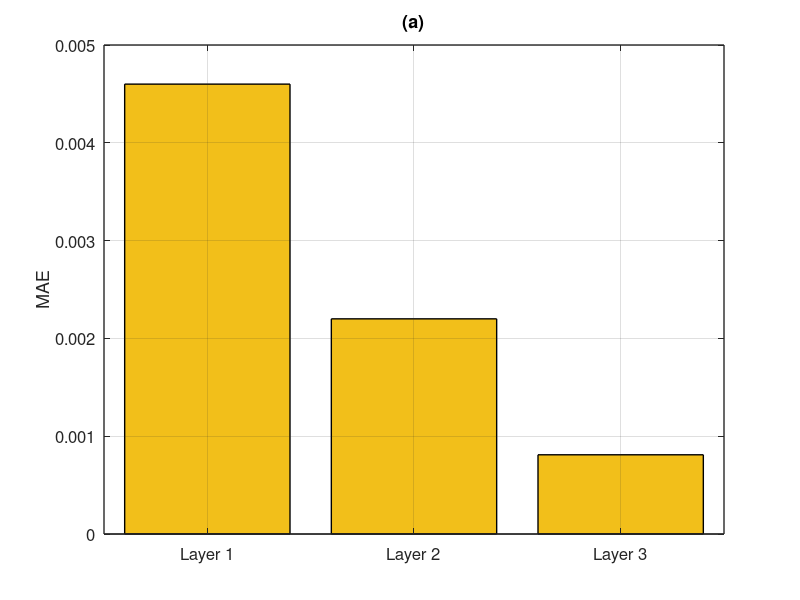
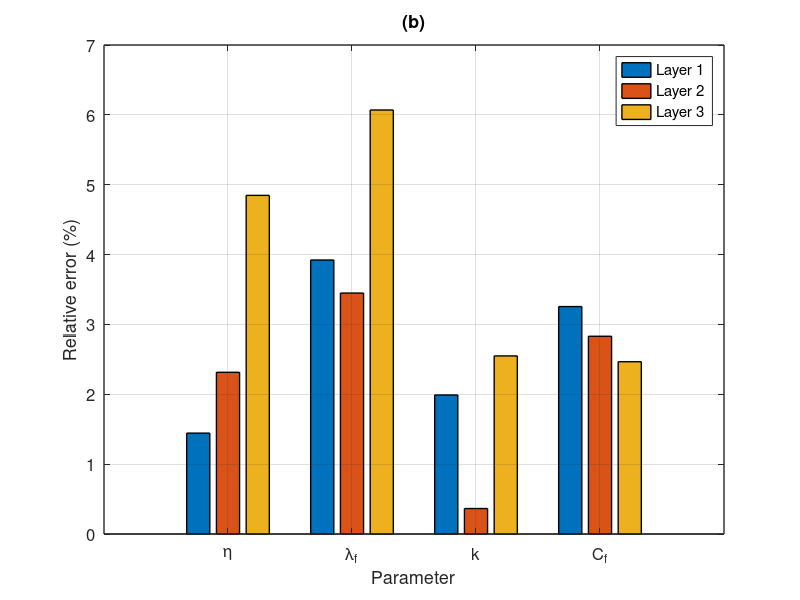

Write MATLAB code to recreate these figures, in order. (Note: this script raises an error after producing the figures.)
clear; clc; close all;

%% =========================
% Layer-wise temperature field MAE
%% =========================
mae_layers = [0.0046, 0.0022, 0.00081];
layer_names = {'Layer 1', 'Layer 2', 'Layer 3'};

figure('Color','w','Position',[100 100 700 500]);
bar(mae_layers, 'FaceColor', [0.95 0.75 0.10], 'LineWidth', 1.0);
set(gca, ...
    'XTick', 1:3, ...
    'XTickLabel', layer_names, ...
    'FontSize', 12, ...
    'LineWidth', 1.0);
ylabel('MAE', 'FontSize', 13);
% title('Temperature field MAE of the three layers', 'FontSize', 13);
title('(a)', 'FontSize', 13);
grid on; box on;

%% =========================
% Relative errors of inverted parameters
%% =========================
% Order: [eta, lambda_f, k, C_f]

true_vals = [ ...
    0.4,    0.17279999999999998, 0.1, 1.6;   % Layer 1
    0.3,    0.1296, 0.1, 2.0;   % Layer 2
    0.3,    0.2160, 0.1, 1.6    % Layer 3
];

inv_vals = [ ...
    0.39422411, 0.16602276, 0.09800974, 1.54790962;  % Layer 1
    0.30694371461868286, 0.1340697556734085, 0.09963539987802505, 2.0566134452819824;  % Layer 2
    0.314542,0.229110, 0.102549,          1.560538           % Layer 3
];






rel_err = abs(inv_vals - true_vals) ./ abs(true_vals) * 100;   % percentage

param_names = {'\eta', '\lambda_f', 'k', 'C_f'};

figure('Color','w','Position',[850 100 900 500]);
bar(rel_err', 'grouped', 'LineWidth', 1.0);
set(gca, ...
    'XTick', 1:4, ...
    'XTickLabel', param_names, ...
    'FontSize', 12, ...
    'LineWidth', 1.0);
ylabel('Relative error (%)', 'FontSize', 13);
xlabel('Parameter', 'FontSize', 13);
% title('Relative errors of inverted parameters in the three layers', 'FontSize', 13);
title('(b)', 'FontSize', 13);
legend(layer_names, 'Location', 'best');
grid on; box on;

%% =========================
% Print relative errors in command window
%% =========================
disp('Relative errors (%) of inverted parameters:')
disp(array2table(rel_err, ...
    'VariableNames', {'eta', 'lambda_f', 'k', 'C_f'}, ...
    'RowNames', layer_names));
